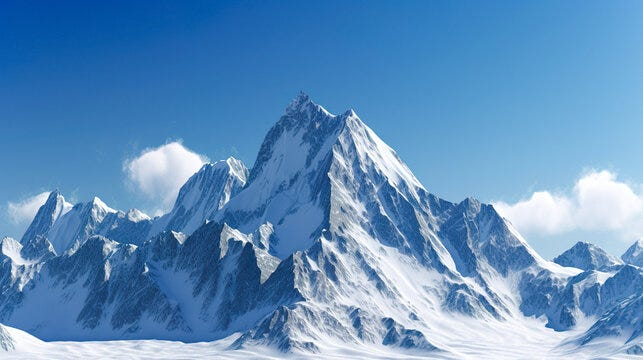
#> input picture messi5.jpg, 643 x 360 px, found by its file name
$ jupyter execute chap131.ipynb
#> lines starting #> are read from the running program, lines starting #| are printed output that depends on the picture; after the words box and inside, x2 and y2 are one past the last pixel; in counts of white or black regions, pixels touching at a corner belong together
[cell 1]
import cv2
import numpy as np

img = cv2.imread('messi5.jpg')
#> img is the input picture: shape (360, 643, 3); mean B, G, R 190.6, 144.8, 96.7

[cell 2]
from matplotlib import pyplot as plt
plt_img = cv2.cvtColor(img, cv2.COLOR_BGR2RGB)
plt.imshow(plt_img, interpolation = 'bicubic')
plt.xticks([]), plt.yticks([]) # to hide tick values on X and Y axis
plt.show()

[cell 3]
cv2.namedWindow('image', cv2.WINDOW_NORMAL)
cv2.imshow('image',img)
cv2.waitKey(0)
cv2.destroyAllWindows()

[cell 4]
img.shape
#> Out = (360, 643, 3)

[cell 5]
img[100,100]
#> Out = [177, 113, 49]

[cell 6]
img[100,100,0] #X, Y, BGR
#> Out = 177

[cell 7]
img[100,100] = [0,0,0] #100,100 BGR값 0,0,0으로 변경
#> img: shape (360, 643, 3); under 0.01% of pixels changed, all inside (x1, y1, x2, y2) = (100, 100, 101, 101)

[cell 8]
img[0:11,0:11] = [255,255,0] #0:11,0:11 BGR값 255,255,0으로 변경

[cell 9]
img[100:200,140:280,0] = 0 #해당 좌표 B값 0으로 변경
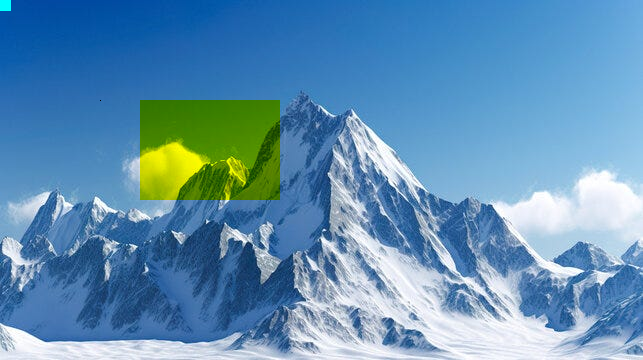
#> img: shape (360, 643, 3); mean B, G, R 179.1, 144.9, 96.7

[cell 10]
img.item(10,10,2)
#> Out = 0

[cell 11]
img.itemset((10,10,2),100)
#> img: shape (360, 643, 3); under 0.01% of pixels changed, all inside (x1, y1, x2, y2) = (10, 10, 11, 11)
img.item(10,10,2)
#> Out = 100

[cell 12]
print(img.size)
#| 694440
print(img.dtype)
#| uint8

[cell 13]
edge = img[83:133, 267:367]
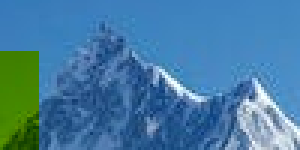
#> edge: shape (50, 100, 3) (shown 3 times larger); mean B, G, R 161.3, 124, 68.6
img[83:133, 482:582] = edge
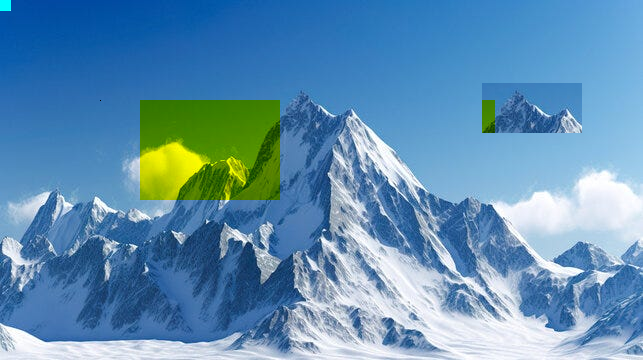
#> img: shape (360, 643, 3); mean B, G, R 178, 144, 96

[cell 14]
b,g,r = cv2.split(img)
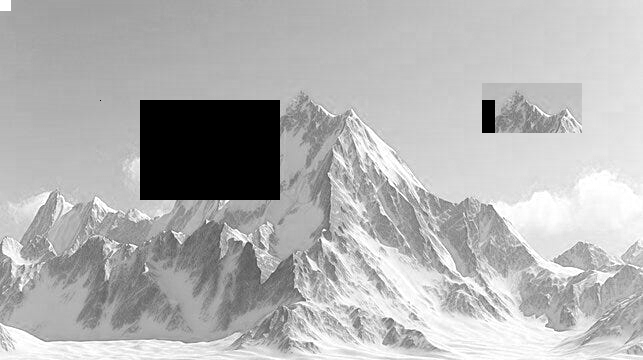
#> b: shape (360, 643); min 0, max 255, mean 178
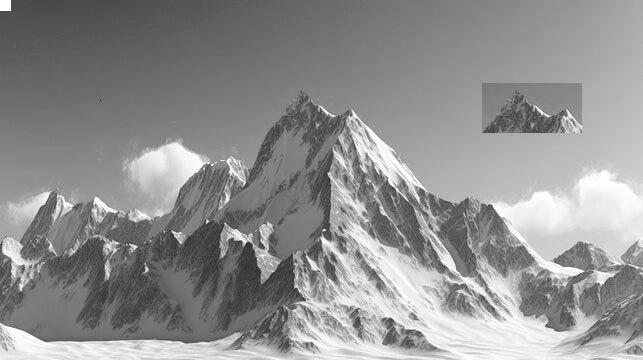
#> g: shape (360, 643); min 0, max 255, mean 144
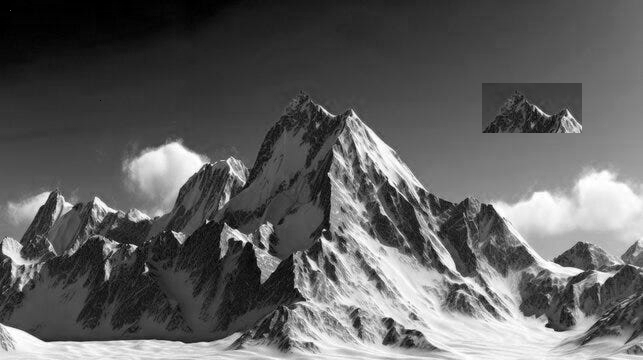
#> r: shape (360, 643); min 0, max 255, mean 96
img = cv2.merge((b,g,r))

[cell 15]
img[:,2,:]=0
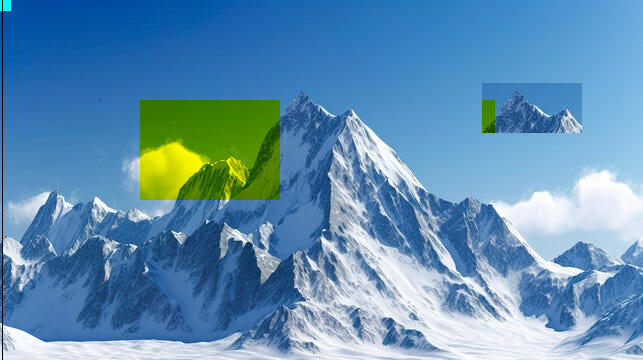
#> img: shape (360, 643, 3); 0.16% of pixels changed, all inside (x1, y1, x2, y2) = (2, 0, 3, 360)

$ run again, with sIMG_2164.jpg copied over messi5.jpg
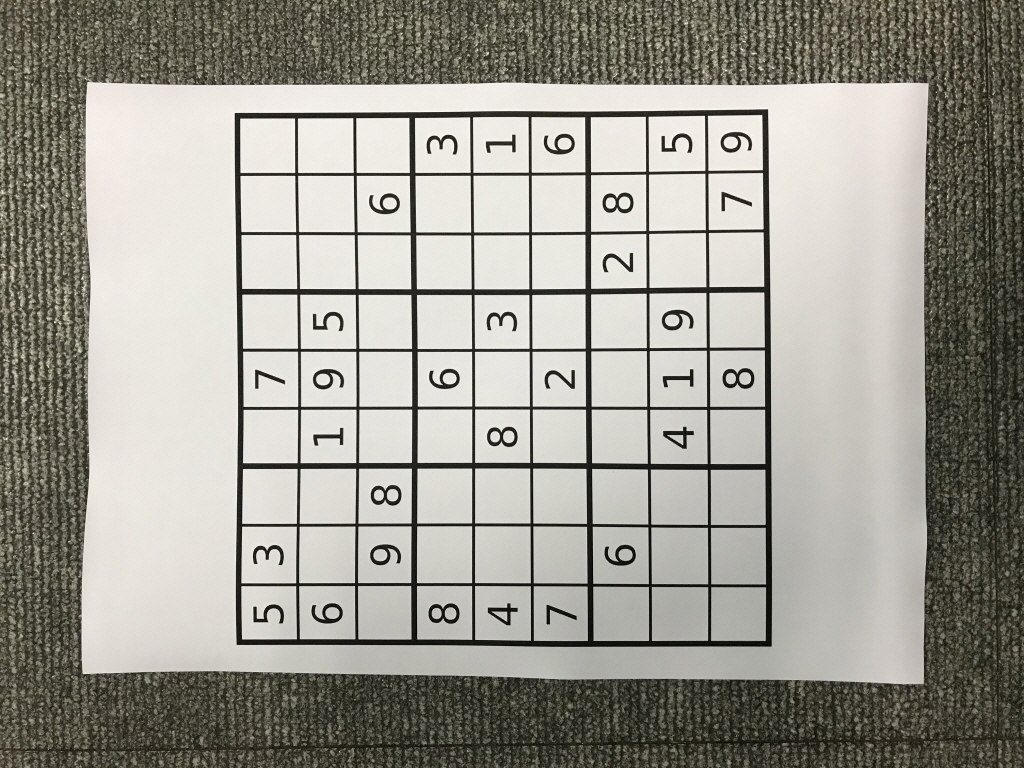
#> input picture sIMG_2164.jpg, 1024 x 768 px, found by its file name
#> img is the input picture: shape (768, 1024, 3); mean B, G, R 146.2, 155.1, 157.1
#> `img[100,100]`: Out = [227, 233, 240]
#> `img[100,100,0]`: Out = 227
#> `img[100:200,140:280,0] = 0`:
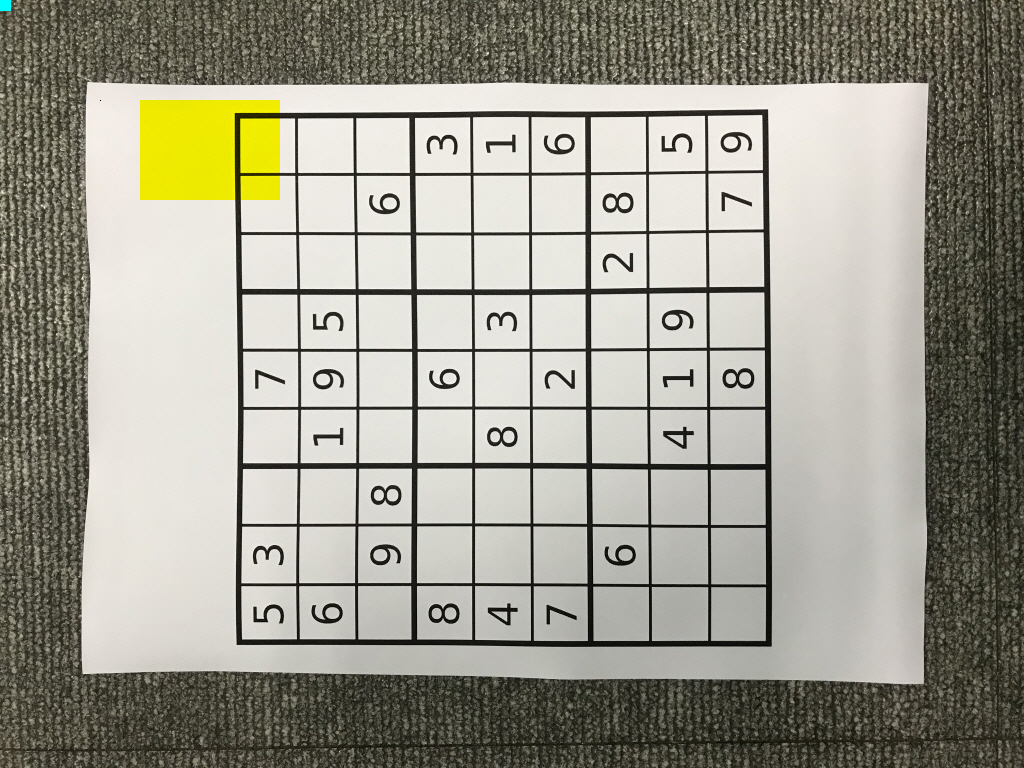
#> img: shape (768, 1024, 3); mean B, G, R 142.3, 155.2, 157.1
#> `img.item(10,10,2)`: Out = 0
#> `img.item(10,10,2)`: Out = 100
#| 2359296
#| uint8
#> `img[:,2,:]=0`:
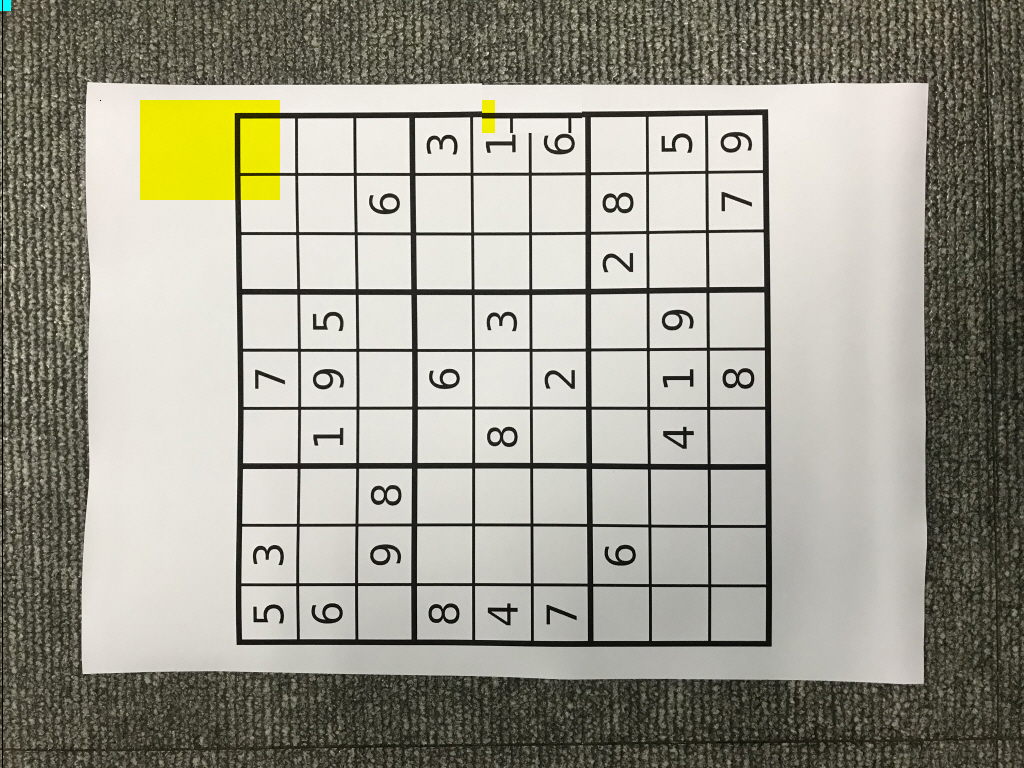
#> img: shape (768, 1024, 3); mean B, G, R 142.1, 155, 157

$ run again, with sIMG_2168.jpg copied over messi5.jpg
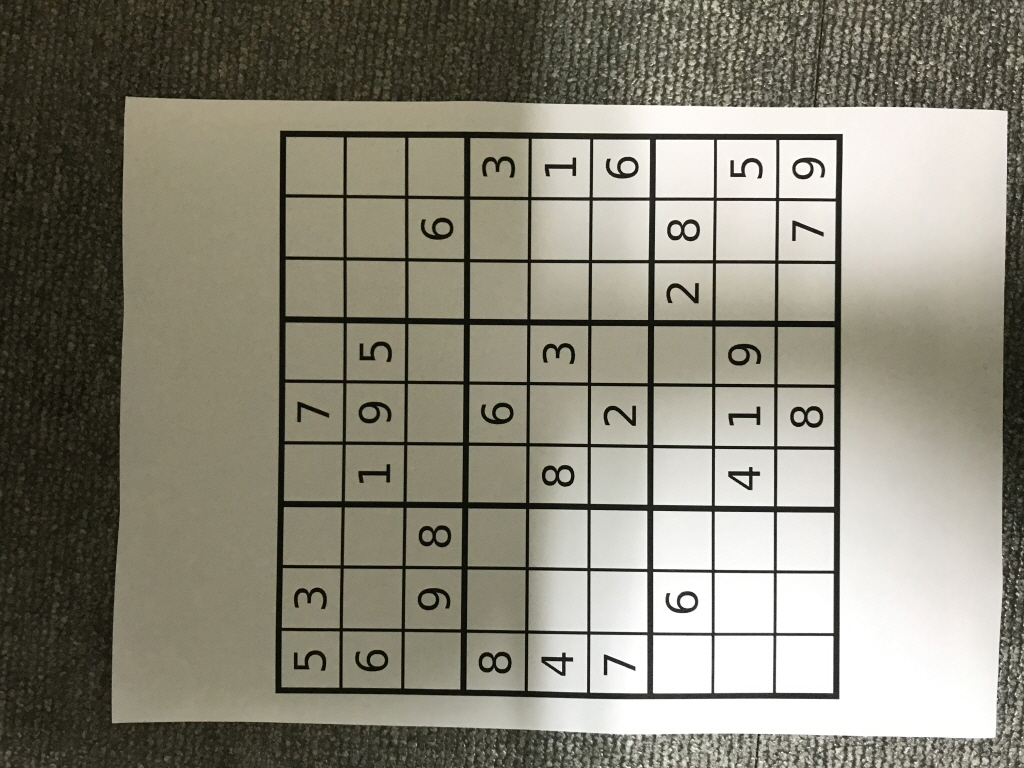
#> input picture sIMG_2168.jpg, 1024 x 768 px, found by its file name
#> img is the input picture: shape (768, 1024, 3); mean B, G, R 120.1, 134.1, 137.3
#> `img[100,100]`: Out = [34, 46, 50]
#> `img[100,100,0]`: Out = 34
#> `img[100:200,140:280,0] = 0`:
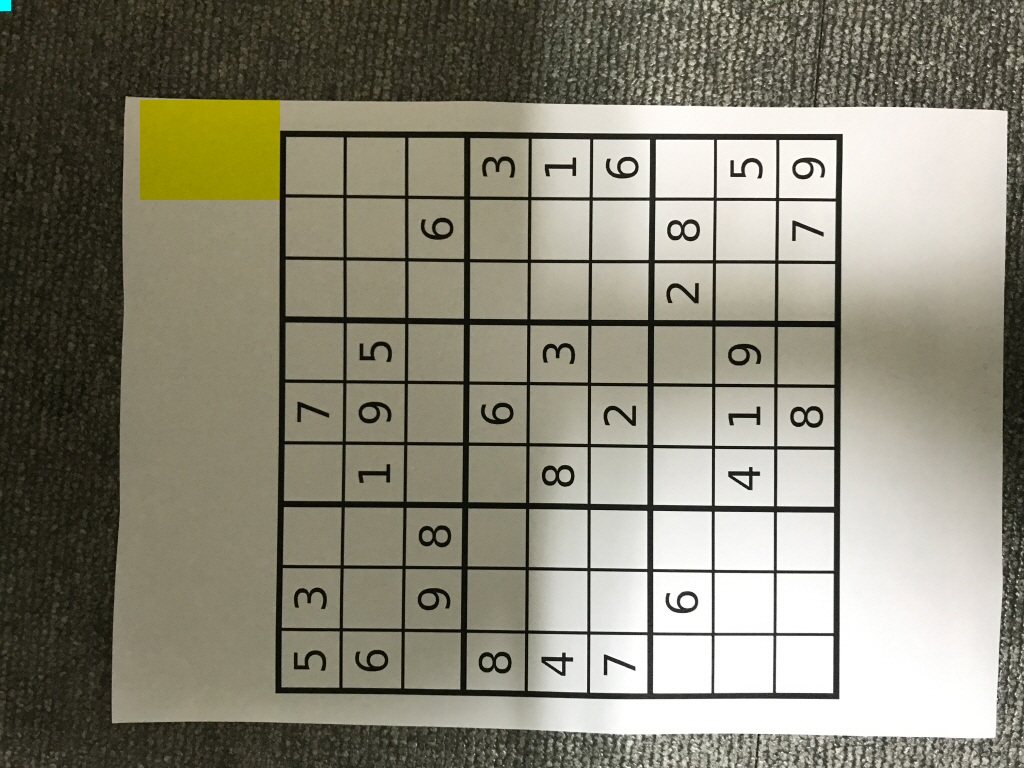
#> img: shape (768, 1024, 3); mean B, G, R 117.9, 134.1, 137.3
#> `img.item(10,10,2)`: Out = 0
#> `img.item(10,10,2)`: Out = 100
#| 2359296
#| uint8
#> `img[:,2,:]=0`:
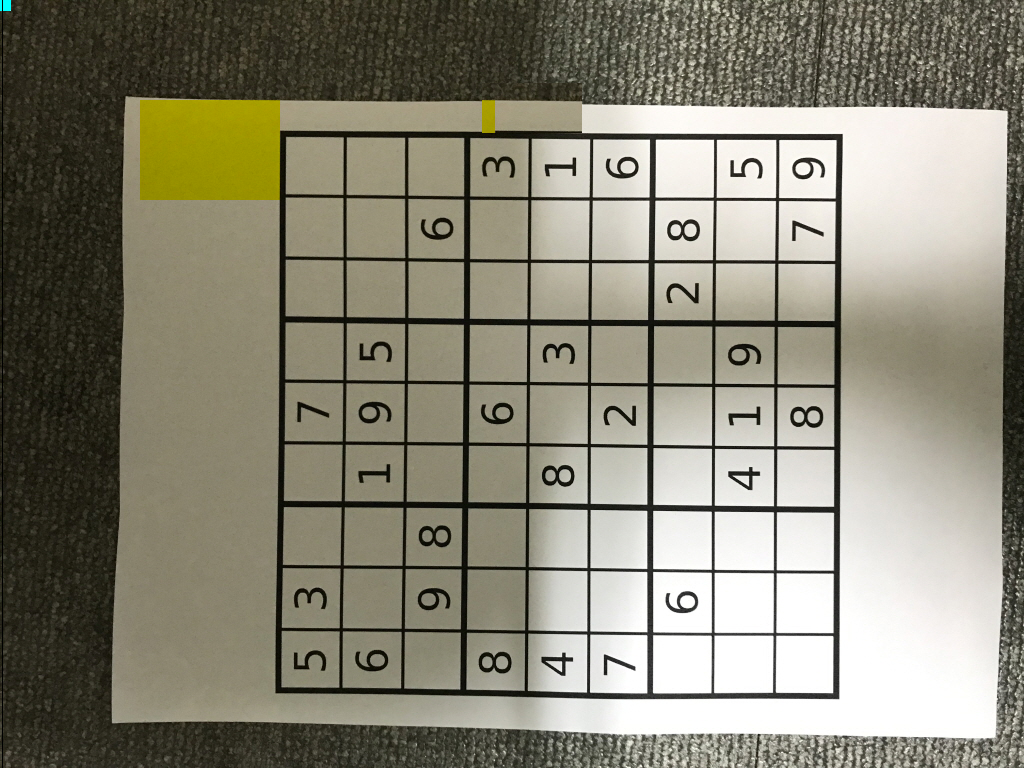
#> img: shape (768, 1024, 3); mean B, G, R 117.6, 134, 137.1
